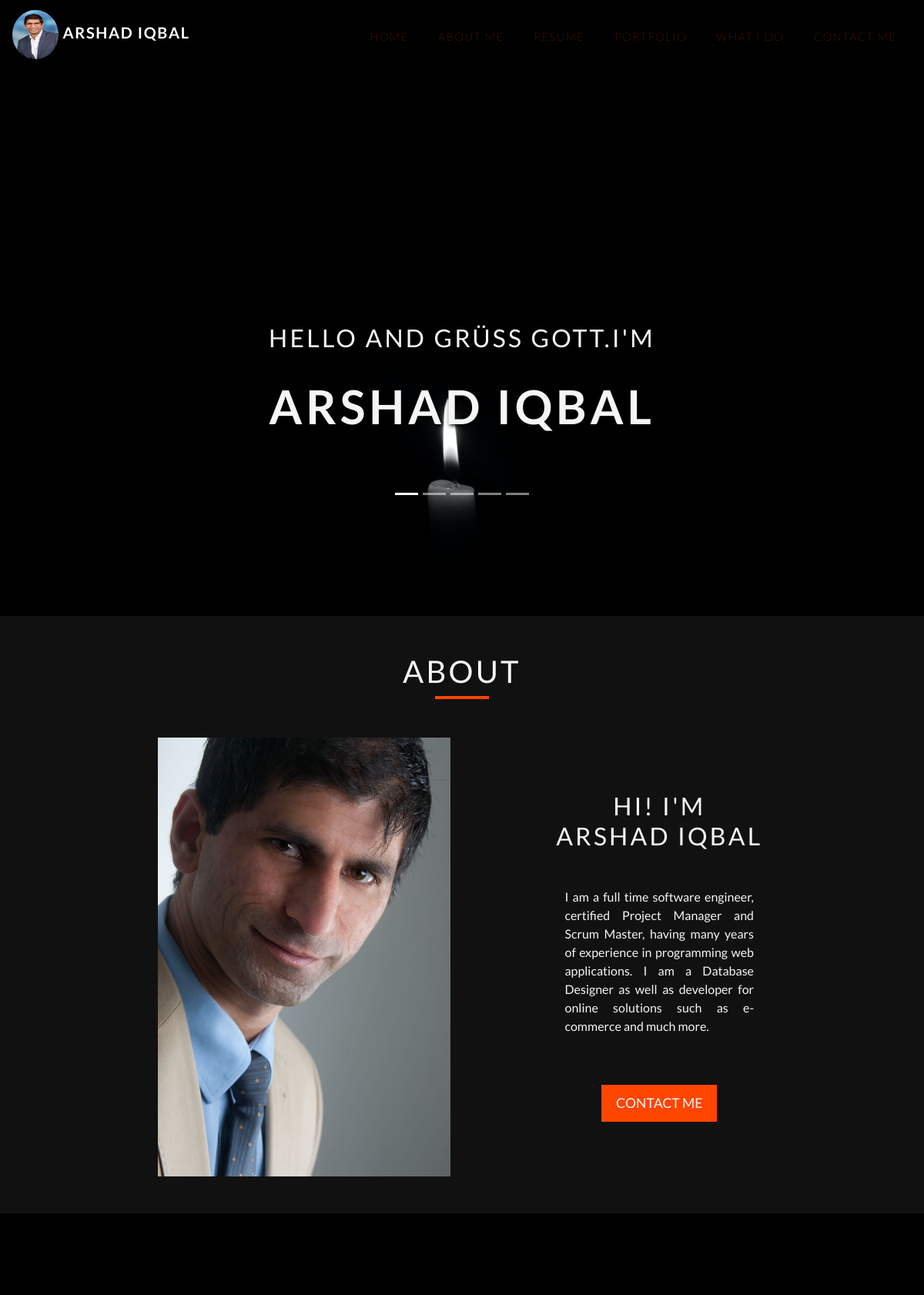
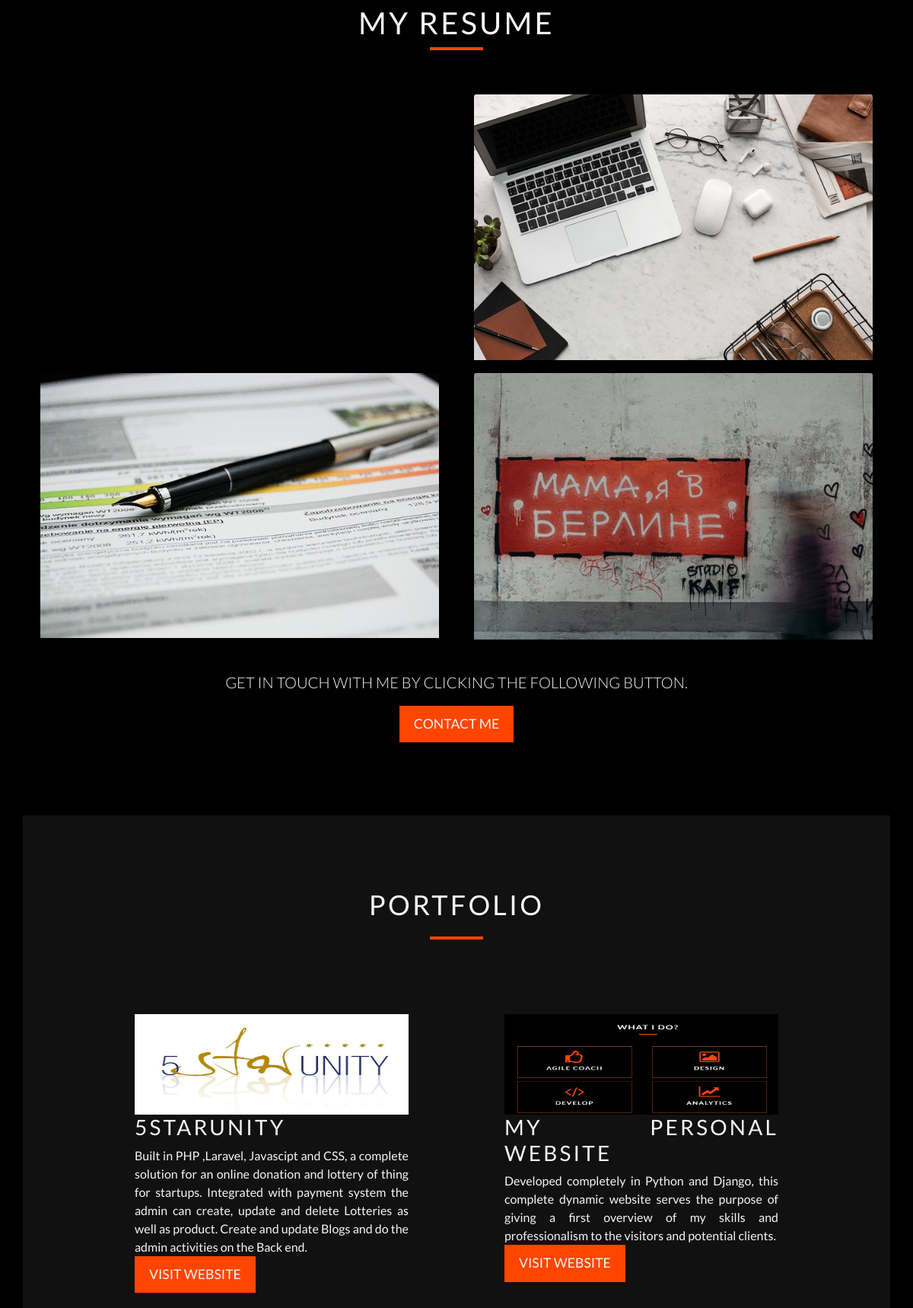
The page / (upper part) on the database its author committed (2 pictures, top to bottom).
### index/models.py (models this page shows, shortened)
class IndexSlider(models.Model):
    greetings = models.CharField(max_length=50)
    title_bold = models.CharField(max_length=50)
    slider_image = models.ImageField(upload_to='index/images/')

### portfolio/models.py (models this page shows, shortened)
class Project(models.Model):
    title = models.CharField(max_length=100)
    description = models.TextField(max_length=500)
    image = models.ImageField(
        upload_to='portfolio/images/', blank=True, null=True)
    url = models.URLField(blank=True)

### index/views.py (the view)
# urls.py: path('', views.index, name='index'),
def index(request):
    sliders = IndexSlider.objects.all()
    adresses = Address.objects.all()
    sections = ResumeSection.objects.all()
    entries_lang = Languages.objects.all()
    entries_edu = SectionEntries.objects.filter(
        category__contains="Education").order_by('-from_year')
    entries_exp = SectionEntries.objects.filter(
        category__contains="Expe").order_by('-from_year')
    entries_cert = SectionEntries.objects.filter(
        category__contains="Certificatoins")
    projects = Project.objects.all()
    services = Services.objects.all().order_by('title')
    return render(request,
                  'index/index.html',
                  {
                      'sliders': sliders, 'adresses': adresses, 'sections': sections,
                      'entries_edu': entries_edu, 'entries_exp': entries_exp, 'entries_lang': entries_lang,
                      'entries_cert': entries_cert, 'projects': projects, 'services': services
                  }
                  )

### index/templates/index/index.html (shortened to what this page needs)
{% extends 'base.html' %}
{% load static %}
{% block index %}
    <div id="carouselExampleIndicators" class="carousel slide carousel-fade " data-ride="carousel" data-interval="4000">
      <ol class="carousel-indicators">
        {% for slider in sliders %}
        {% if slider.id == 1 %}
        <li data-target="#carouselExampleIndicators" data-slide-to="{{ slider.id }}" class="active"></li>
        {% else %}
        <li data-target="#carouselExampleIndicators" data-slide-to="{{ slider.id }}"></li>
        {% endif %}
        {% endfor %}
      </ol>
      <div class="carousel-inner" role="listbox">
        {% for slider in sliders %}
          {% if slider.id == 1%}
            <div class="carousel-item active" style="background-image: ;">
              <img class="d-block w-100" src="{{slider.slider_image.url}}" alt="{{slider.title_bold}}">
              <div class="carousel-caption text-center">
                <h5>{{slider.greetings}}</h5>
                <h1>{{slider.title_bold}}</h1>
             </div>
            </div>
          {% endif %}
        {% endfor %}
        </div>
    </div>
  <section id="aboutme" class="offset">
     <div class="jumbotron  text-center">
      <div class="section-heading  text-center">
        <h1>ABOUT</h1>
        <div class="heading-underline"></div>
      </div>
       <div class="row align-items-center">
        <div class="col-md-2"></div>
         <div class="col-md-4 col-xs-12 mb-5">
          <img class="img-fluid" src="{% static  'index\Author_2.jpg' %}" alt="Author">
         </div>
         <div class="col-md-1"></div>
          <div class="col-md-3 col-xs-12">
                <h2 class="mb-5">Hi! I'm Arshad Iqbal</h2>
                <p class="text-justify mr-3 ml-3">
                  I am a full time software engineer, certified Project Manager and Scrum Master,
                   having many years of  experience in programming web applications.
                   I am a Database Designer as well as developer for online solutions such as e-commerce and much more.
                </p>
                <a class="btn btn-outline-light btn-lg  mt-5 mb-5" href="{% url 'index' %}#contact">Contact Me</a>
            </div>
       </div>
     </div>
  </section>
<section id="resume" class="offset">
<div class="container">
  <div class="section-heading mt-5 text-center">
    <h1>My Resume</h1>
    <div class="heading-underline"></div>
  </div>
<div id="accordion">
  <div class="row ">
    <div class="col-md-6">
      <div class="card ">
        <div class="card-header" id="Education">
        </div>
      </div>
    </div>
    <div class="col-md-6 ">
      <div class="card">
        <div class="card-header" id="Experience">
            <a class="image-responvive center-block"  data-toggle="collapse" data-parent="#accordion" href="#collapseExperience" aria-expanded="false"
          aria-controls="collapseExperience">
          <img class="card-img-top" src="{% static  'index\images\experience-card.jpg' %}" alt="">
        </a>
        </div>
      </div>
    </div>
  </div>
  <div class="row no-padding">
    <div class="col-md-6">
      <div class="card">
        <div class="card-header" id="Certificates">
            <a  class="image-responvive center-block" data-toggle="collapse" data-parent="#accordion" href="#collapseCertificates" aria-expanded="false"
          aria-controls="collapseExperience">
          <img class="card-img-top" src="{% static  'index\images\certifications.jpg' %}" alt="">
        </a>
        </div>
      </div>
    </div>
    <div class="col-md-6">
      <div class="card">
      <div class="card-header" id="Languages">
        <a type="image-responvive center-block" data-toggle="collapse" data-parent="#accordion" href="#collapseLanguages" aria-expanded="false"
          aria-controls="collapseExperience">
          <img class="card-img-top" src="{% static  'index\images\language-card.jpg' %}" alt="">
        </a>
      </div>
    </div>
  </div>
</div>
</div>
  <div class="narrow text-center">
    <div class="col-12">
      <p class="lead">
        Get in touch with me by clicking the following button.
      </p>
      <a class="btn btn-outline-light btn-lg" href="{% url 'index' %}#contact">Contact Me</a>
    </div>
  </div>
</div>
</section>
  <section id="portfolio" class="offset mt-5 mb-5">
    <div class="  jumbotron container mt-5 text-justify">
      <div class="section-heading mt-5 text-center">
        <h2>Portfolio</h2>
        <div class="heading-underline"></div>
      </div>
      <div class=" row  justify-content-md-center ">
      {%for project in projects %}
      <div class="project col-md-4 mr-5 ml-5  mt-5 mb-5 ">
        {% if project.url %}
          <a href="{{project.url}}" target="_blank">
            <img src="{{project.image.url}}" alt="{{project.title}}" class="width">
          </a>
          {% else %}
          <h3 class="heading text-center ">{{project.title}}</h3>
          {% endif %}
          <h3 class="heading">{{project.title}}</h3>
          {{project.description}}
          <div >
            <a href="{{project.url}}" class="btn btn-outline-light btn-lg" target="_blank">Visit website</a>
          </div>
        </div>
        {% endfor %}
      </div>
  </div>
  </section>
{% endblock %}

### index/templates/base.html (shortened to what this page needs)
<!DOCTYPE html>
<html lang="en">
  {% load static %}
  <head>
    <link
      rel="stylesheet"
      href="https://stackpath.bootstrapcdn.com/bootstrap/4.1.3/css/bootstrap.min.css"
    />
    <link
      rel="stylesheet"
      href="https://use.fontawesome.com/releases/v5.6.3/css/all.css"
    />
    <link rel="stylesheet" href="{% static '/css/styles.css' %}" />
    <link
      rel="stylesheet"
      href="https://maxcdn.bootstrapcdn.com/font-awesome/4.7.0/css/font-awesome.min.css"
    />
  </head>
  <body data-spy="scroll" data-target="#navbarResponsive">
    <nav class="navbar navbar-expand-lg navbar-dark bg-dark fixed-top">
      <a class="navbar-brand" href="{% url 'index' %}">
        <img
          src="{% static  'index\Author_1.jpg' %}"
          width="60"
          height="60"
          class="rounded-circle"
          alt=""
          loading="lazy"
        />
        Arshad Iqbal
      </a>
      <div class="collapse navbar-collapse" id="navbarResponsive">
        <ul class="nav navbar-nav ml-auto">
          <li class="nav-item">
            <a class="nav-link" href="{% url 'index' %}">HOME</a>
          </li>
          <li class="nav-item">
            <a class="nav-link" href="{% url 'index' %}#aboutme">ABOUT ME</a>
          </li>
          <li class="nav-item">
            <a class="nav-link" href="{% url 'index' %}#resume">RESUME</a>
          </li>
          <li class="nav-item">
            <a class="nav-link" href="{% url 'index' %}#portfolio">PORTFOLIO</a>
          </li>
          <li class="nav-item">
            <a class="nav-link" href="{% url 'index' %}#services">what i do</a>
          </li>
          <li class="nav-item">
            <a class="nav-link" href="{% url 'index' %}#contact">CONTACT ME</a>
          </li>
        </ul>
      </div>
    </nav>
    {% block index %}{% endblock %} {% block contact %}{% endblock %}
  </body>
</html>

### index/static/css/styles.css (style rules this page uses)
body { overflow-x: hidden; font-family: "Lato", sans-serif; color: whitesmoke; background-color: black; background: #000000 !important; }
h1, h2, h3, h4, h6, h5 { color: whitesmoke; letter-spacing: 0.2rem; text-transform: uppercase; }
.offset:before { height: 4rem; margin-top: -4rem; content: ""; display: block; }
.navbar { text-transform: uppercase; font-weight: 700; font-size: 0.9rem; letter-spacing: 0.1rem; background: rgb(0, 0, 0, 0.7) !important; }
.navbar-brand img { height: 4rem; }
.navbar-dark .navbar-nav .nav-link { color: orangered; padding-top: 0.8rem; }
.navbar-nav li { padding: 0.7rem; }
.navbar-nav li a { font-weight: 200; float: right; }
.carousel-item { height: 100vh; }
.carousel-caption { position: absolute; top: 50%; text-transform: uppercase; color: whitesmoke; width: 100%; right: 0; left: 0; }
.carousel-caption h1 { font-size: 3.8rem; font-weight: 700; letter-spacing: 0.3rem; text-shadow: 0.1rem 0.1rem 0.3rem black; padding-bottom: 1.6rem; color: whitesmoke; }
.carousel-caption h5 { font-size: 2rem; color: whitesmoke; text-shadow: 0.1rem 0.1rem 0.3rem black; padding-bottom: 1.6rem; }
.carousel-indicators { position: absolute; top: 80%; }
.btn-lg { border-width: medium; border-radius: 0; font-size: 1.1rem; border-color: orangered; color: whitesmoke; background-color: orangered; text-transform: uppercase; opacity: 100%; }
.jumbotron { border-radius: 0; background-color: #111111 !important; padding: 3rem 0 2rem; }
.narrow { width: 75%; margin: 0 auto; padding-top: 2rem; }
.card-header { padding: 0rem; margin: 0rem; }
#resume { background-color: black; text-transform: uppercase; }
.card { margin: 0.5rem; }
.project img { width: 100%; height: 30%; }
.section-heading { position: relative; z-index: 1; margin-bottom: 50px; }
.section-heading h2 { font-size: 36px; text-transform: uppercase; margin-bottom: 20px; }
.section-heading .heading-underline { width: 70px; height: 4px; background-color: orangered; }
.section-heading.text-center .heading-underline { margin: 0 auto; }
.card { background-color: black !important; border: orangered; }

### rows shown on the page
IndexSlider: slider_image (picture), greetings "HELLO AND GRÜSS GOTT.I'M", title_bold "ARSHAD IQBAL"
Project: image (picture), title "5STARUNITY", description "Built in PHP ,Laravel, Javascipt and CSS, a complete solution for an online donation and lottery of thing for startups. Integrated with payment system the admin can create, update and delete Lotteries as well as product. Create and update Blogs and do the admin activities on the Back end."
Project: image (picture), title "MY PERSONAL WEBSITE", description "Developed completely in Python and Django, this complete dynamic website serves the purpose of giving a first overview of my skills and professionalism to the visitors and potential clients."
